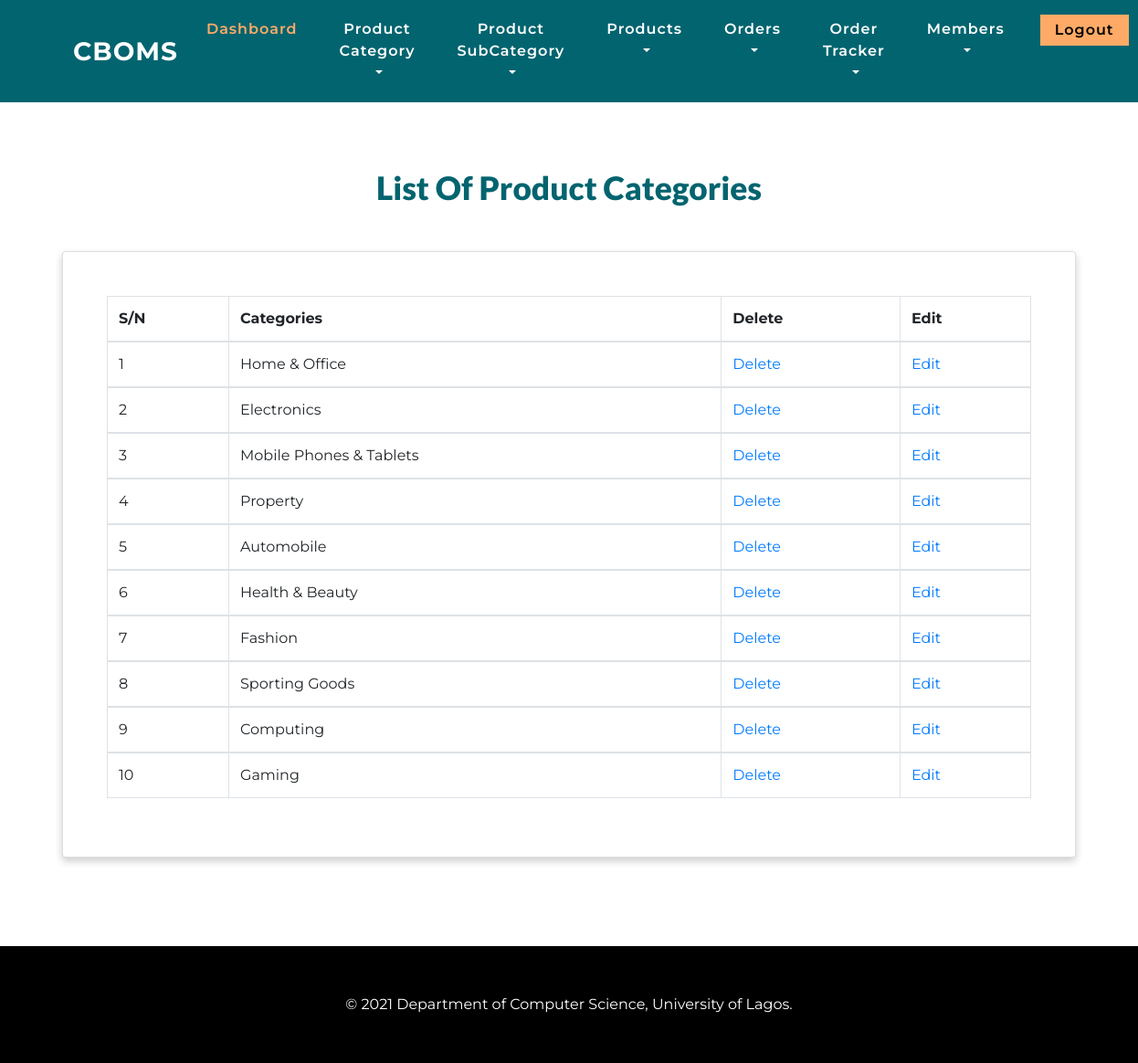
The page /view_category.php (signed in) on the database its author committed.
### tables this page shows
CREATE TABLE `category` (
  `cat_id` int(11) NOT NULL,
  `category_name` varchar(200) NOT NULL
);

### view_category.php (the view, shortened to what this page needs)
<?php
include_once('functions/connd.php');
include_once('admin_header.php');
?>
	<section class="case_w3ls  py-lg-5">
		<div class="container py-5">
			<div class="text-center wthree-title pb-sm-5 pb-3">
				<h3 class="w3l-sub">List Of Product Categories</h4>
			</div>
			<div class="row">
				<div class="col-lg-0 col-md-6">
				</div>
				<div class="col-lg-12 col-md-6 my-md-0 mt-4">
				<div class="thumbnail card" style="background-color: #fff; box-shadow: 0 4px 8px 0 rgba(0,0,0,0.2); text-align: left;">
                            <div class="caption card-body p-lg-5 p-3">
<?php
	 echo "<div class='row'>
     <div class='col-md-12'>
      <table class='table table-bordered' style='font-size:12'>
        <thead>
          <tr >
            <th>S/N</th>
            <th>Categories</th>
            <th>Delete</th>
            <th>Edit</th>
           </tr>
        </thead>";
        $sql=mysqli_query($connection, "SELECT * FROM category") or die (mysqli_error($connection));
        $i=1;
        while($row=mysqli_fetch_array($sql)){
                $a=$row['cat_id'];
                $b=$row['category_name'];
                $first = base64_encode($a);
                $second = base64_encode($b);
                echo "<tbody>
                            <tr style='font-size:10'>
                                    <td>$i</td>
                                    <td>$b</td>
                                  ";
                                ?>
                                    <td><?php echo "<a href=\"delete_category.php?as=$first\">Delete</a>"; ?></td>
                                    <td><?php echo "<a href=\"edit_category.php?as=$first&bs=$second\">Edit</a>"; ?></td>
                           <?php echo "
                            </tr>
                    </tbody>";
                $i++;
            }
echo "</table>
</div>
</div>";
?>
                           </div>
                           </div>
				</div>
				<div class="col-lg-0 col-md-6 my-lg-0 mt-4">
				</div>
			</div>
		</div>
	</section>
<?php
include_once("footer.php");
?>

### css/style.css (style rules this page uses)
body { margin: 0; font-family: 'Montserrat', sans-serif; background: #fff; }
body a, .slider-info a { transition: 0.5s all; -webkit-transition: 0.5s all; -moz-transition: 0.5s all; -o-transition: 0.5s all; -ms-transition: 0.5s all; text-decoration: none; outline: none; }
h1, h2, h3, h4, h5, h6 { margin: 0; font-family: 'Lato', sans-serif; font-weight:700; }
h3.w3l-sub { color: #02646f; font-size: 2.2em; text-transform: capitalize; font-weight: 800; }

### rows shown on the page
category: category_name "Home & Office"
category: category_name "Electronics"
category: category_name "Mobile Phones & Tablets"
category: category_name "Property"
category: category_name "Automobile"
category: category_name "Health & Beauty"
category: category_name "Fashion"
category: category_name "Sporting Goods"
category: category_name "Computing"
category: category_name "Gaming"
